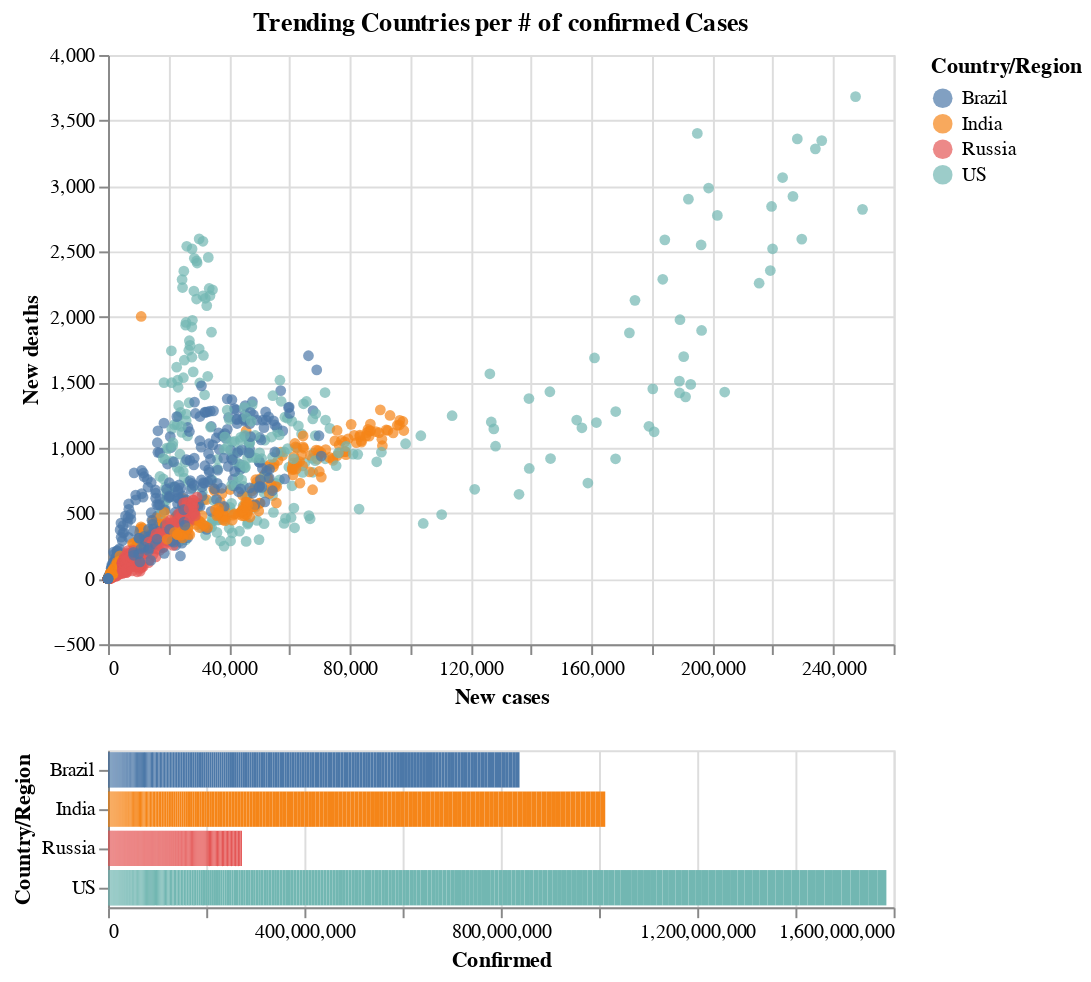

Source (notebook cell):
### Code cell
brush = alt.selection(type='interval')
 
points = alt.Chart(trending_countries).mark_circle().encode(
    x='New cases:Q',
    y='New deaths:Q',
    color=alt.condition(brush, 'Country/Region:N', alt.value('lightgray'))
).add_selection(
    brush
).properties(title='Trending Countries per # of confirmed Cases')
 
bars = alt.Chart(trending_countries).mark_bar().encode(
    y='Country/Region:N',
    color='Country/Region:N',
    x='Confirmed:Q'
).transform_filter(
    brush
)
 
points & bars

### Figure 1 — Vega-Lite specification as saved in the notebook (floating-point values rounded to 4 significant figures; data arrays with more than 128 entries replaced by an {"elided": "..."} marker saying what was removed)
{"config": {"view": {"continuousWidth": 400, "continuousHeight": 300}}, "vconcat": [{"mark": "circle", "encoding": {"color": {"condition": {"type": "nominal", "field": "Country/Region", "selection": "selector001"}, "value": "lightgray"}, "x": {"type": "quantitative", "field": "New cases"}, "y": {"type": "quantitative", "field": "New deaths"}}, "selection": {"selector001": {"type": "interval"}}, "title": "Trending Countries per # of confirmed Cases"}, {"mark": "bar", "encoding": {"color": {"type": "nominal", "field": "Country/Region"}, "x": {"type": "quantitative", "field": "Confirmed"}, "y": {"type": "nominal", "field": "Country/Region"}}, "transform": [{"filter": {"selection": "selector001"}}]}], "data": {"name": "data-7e81ffa1c0d910e74728dac0f7535d29"}, "$schema": "https://vega.github.io/schema/vega-lite/v4.8.1.json", "datasets": {"data-7e81ffa1c0d910e74728dac0f7535d29": {"elided": "1352 records"}}}
